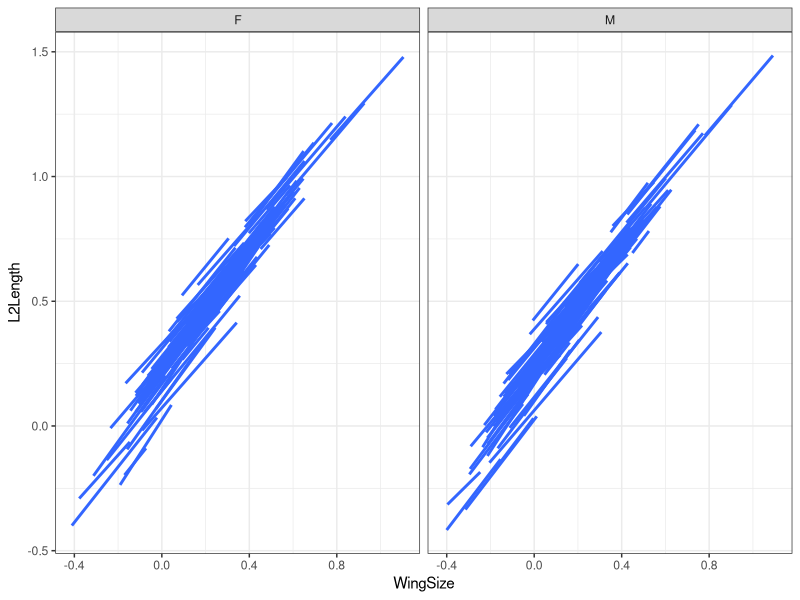
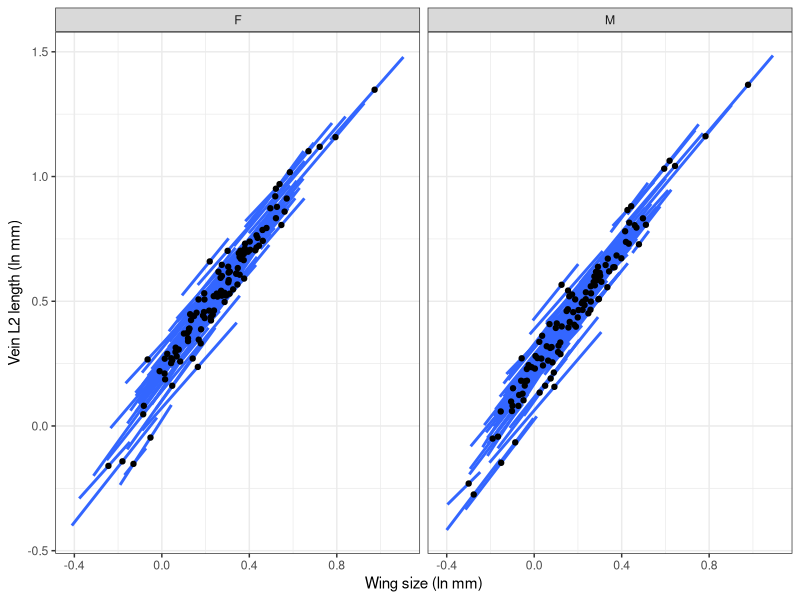
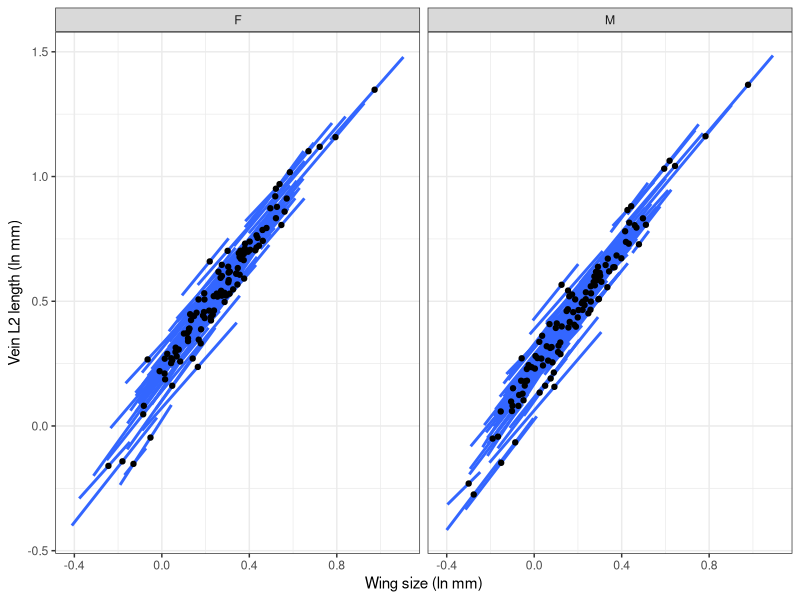

The R source for these figures, in order:
## ---- chunk 1
# optional commands for pdf generation
knitr::opts_chunk$set(
  eval      = TRUE,
  comment   = "#",
  warning = FALSE,
  message = FALSE,
  fig.align = "center")
## ---- chunk 2
library(tidyverse)
# read the data
b2015 <- read_csv("../data/Bolstad2015_data.csv")
# explore dimensions of the data
dim(b2015)
# explore structure of the data
head(b2015)
# number of species
dim(distinct(select(b2015, Species)))
## ---- chunk 3
# draw a regression line for each species and sex
pl <- ggplot(data = b2015) + 
  aes(x = WingSize, y = L2Length, group = Species) + 
  geom_smooth(alpha = 0.1, method = "lm", se = FALSE) + 
  facet_grid(.~Sex) + 
  theme_bw()
pl
## ---- chunk 4
# compile averages by species and sex
by_species_sex <- summarise(group_by(b2015, Species, Sex), 
                            WingSize = mean(WingSize), 
                            L2Length = mean(L2Length))
# see the result
by_species_sex 
# add points to current plot
pl <- pl + geom_point(data = by_species_sex)
# add labels for x- and y-axis
pl <- pl + 
  xlab("Wing size (ln mm)") + 
  ylab("Vein L2 length (ln mm)")
# plot the result
pl
# save the graph
ggsave(pl, filename = "../data/Bolstad2015_figure1.pdf", width = 9, height = 4)
